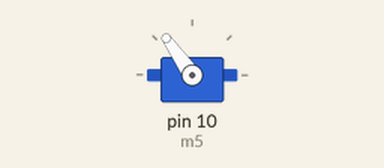
This sketch was run on a simulated Arduino Uno, built with avr-gcc and run on an emulated ATmega328P. Shown: servo.

Above: at 0.05 s.
Timing chart, 0 to 4.1 s (numbered marks = the images above):
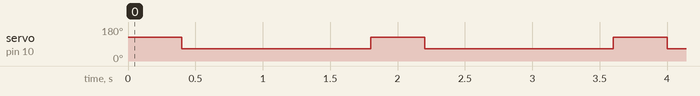

The sketch:

test_motor.ino
```cpp
#include <Servo.h>

Servo s1;
Servo s2;
Servo s3;
Servo s4;
Servo s5;
Servo s6;
Servo s7;
Servo s8;
Servo s9;

int m1=9;
int m2=4;
int m3=2;
int m4=7;
int m5=10;
int m6=3;
int m7=5;
int m8=6;
int m9=8;

void setup() {

 s5.attach(m5);
  /*s1.attach(m1);
  s2.attach(m2);
  s3.attach(m3);
  s4.attach(m4);
  s5.attach(m5);
  s6.attach(m6);
  s7.attach(m7);
  s8.attach(m8);
  s9.attach(m9); */
}


void loop()
{
  s5.write(125);
  delay(400);
  s5.write(65);
  delay(400);
  delay(1000);
  }


/*{

  s1.write(125);
  delay(400);
  s1.write(65);
  delay(400);
  delay(1000);

  s2.write(125);
  delay(400);
  s2.write(65);
  delay(400);
  delay(1000);

  s3.write(125);
  delay(400);
  s3.write(65);
  delay(400);
  delay(1000);

  s4.write(125);
  delay(400);
  s4.write(65);
  delay(400);
  delay(1000);

  s5.write(125);
  delay(400);
  s5.write(65);
  delay(400);
  delay(1000);

  s6.write(125);
  delay(400);
  s6.write(65);
  delay(400);
  delay(1000);

  s7.write(125);
  delay(400);
  s7.write(65);
  delay(400);
  delay(1000);

  s8.write(125);
  delay(400);
  s8.write(65);
  delay(400);
  delay(1000);

  s9.write(125);
  delay(400);
  s9.write(65);
  delay(400);
  delay(1000);

  }*/


/*void loop() {
  float c=0;
  for(float i=135;i>=45;i=i-2.5)
  {
    s8.write(i);
    delay(c+1);
    c=c+1;
    }
int d=0;
    for(float i=45;i<=135;i=i+2.5)
  {
    s8.write(i);
    delay(d+1);
    d=d+1;
    }

}*/
```

Measured:
- by itself, servo on pin 10 (m5): alternates 125° for 0.40 s and 65° for 1.4 s
